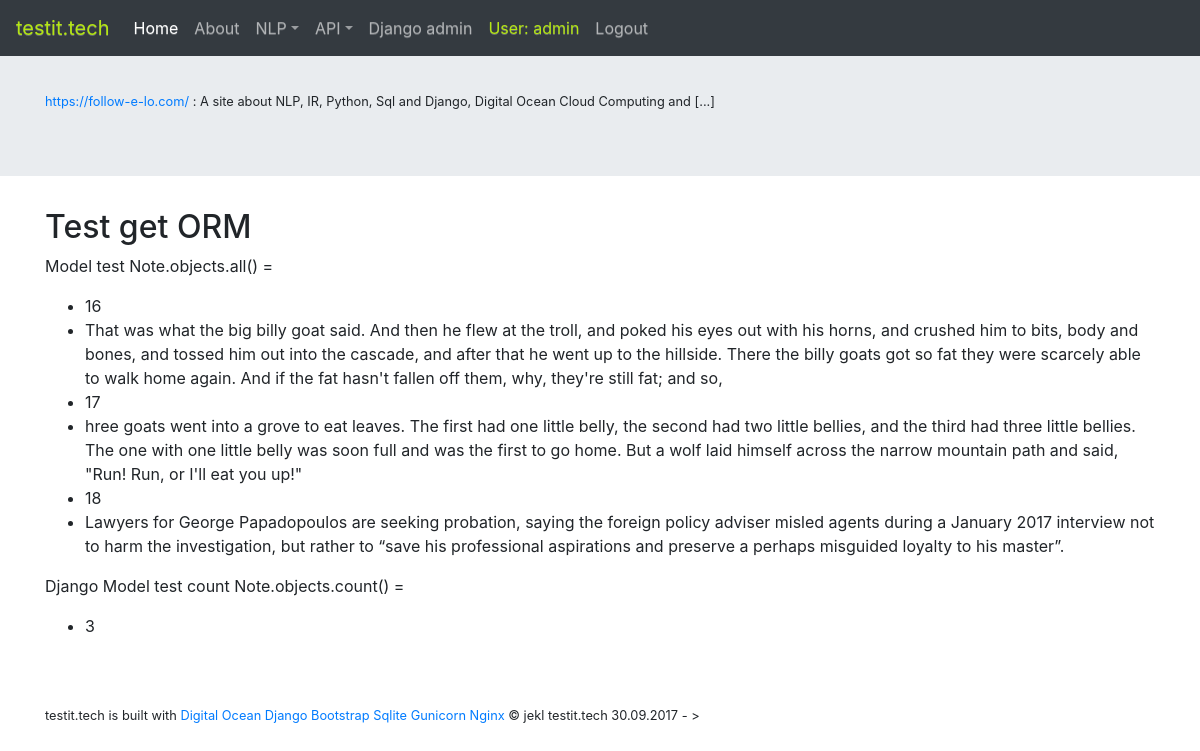
Before: /test_model (signed in) with the older database file.
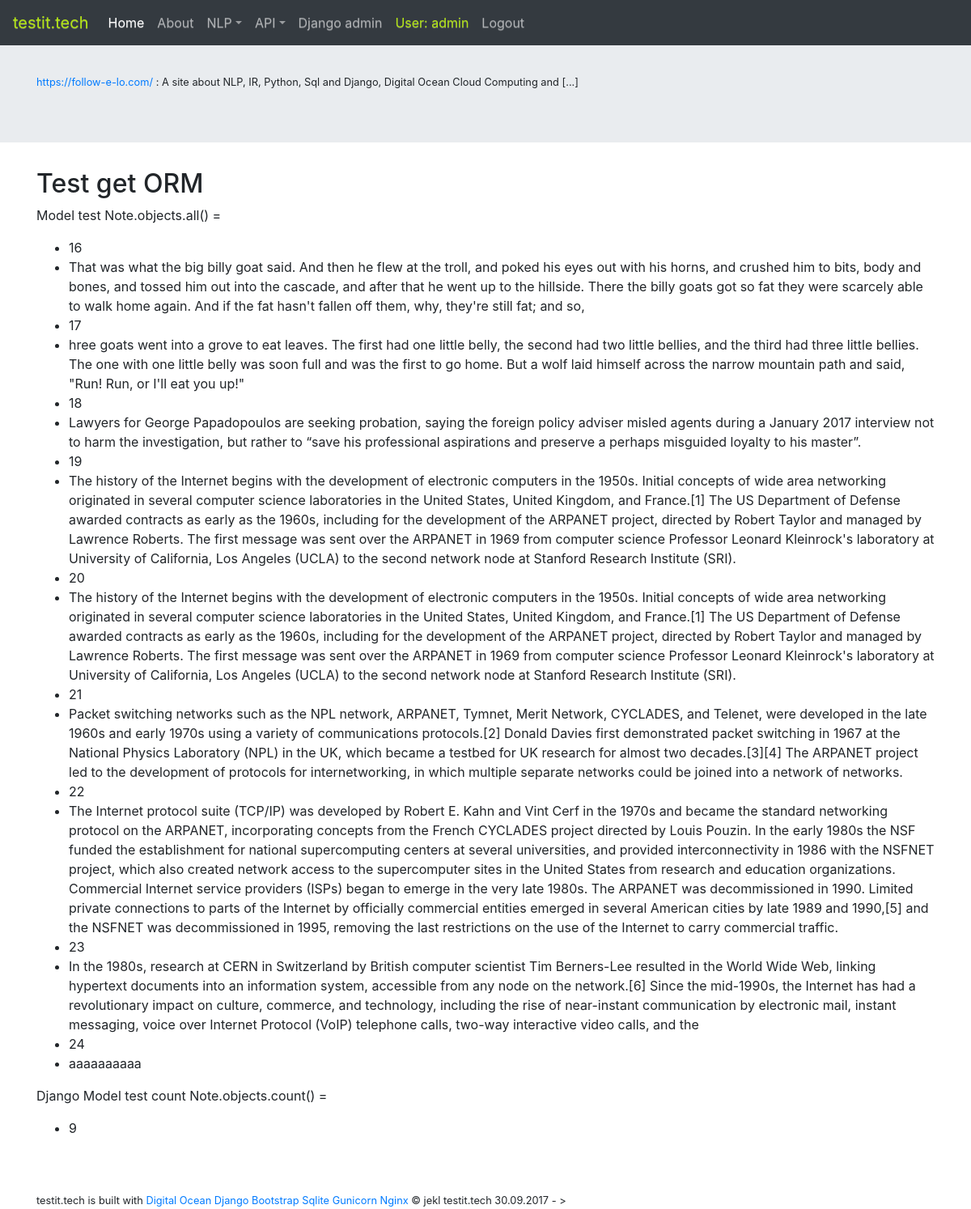
After: the same page with the newer database file.
### elo/models.py (models this page shows)
class Note(models.Model):
    title = models.CharField(max_length = 100,unique=True,  default="")
    raw_text = models.CharField(max_length = 10000)
    sentences = models.BigIntegerField(default=0)
    words = models.BigIntegerField(default=0)
    hook = models.CharField(max_length=20, default="")
    def __str__(self):
        return self.raw_text

### elo/views/gui_views.py (the view)
# urls.py: path("test_model", gui_views.test_model, name="test_model"),
@login_required
def test_model(request):
    rv = "E-loweb, django admin testit.tech/admin. "
    data = Note.objects.all()
    amount = Note.objects.count()
    context = {"data": data, "amount": amount}
    rv += format(context)
    return render(request, "elo/qa_db/test_model.html", context)

### elo/templates/elo/qa_db/test_model.html
{% extends "elo/base.html" %} {% block title %}Test get ORM {% endblock %} {% block content %} {% load bootstrap %}
<h2>Test get ORM</h2>
    <p>Model test Note.objects.all() = </p>
    {% if data %}
    <ul>
        {% for d in data %}
        <li>{{ d.id }}</li>
        <li>{{ d.raw_text }}</li>
        {% endfor %}
    </ul>
    {% else %}
    <p>No raw_text</p>
    {% endif %}
    <p>Django Model test count Note.objects.count() =</p>
<ul>
<li>{{ amount }}</li>
</ul>
{% endblock %}

Changed rows visible on the page:
added Note: id "19", raw_text "The history of the Internet begins with the development of electronic computers in the 1950s. Initial concepts of wide area networking originated in several computer science laboratories in the United States, United Kingdom, and France.[1] The US Department of Defense awarded contracts as early as the 1960s, including for the development of the ARPANET project, directed by Robert Taylor and managed by Lawrence Roberts. The first message was sent over the ARPANET in 1969 from computer science Professor Leonard Kleinrock's laboratory at University of California, Los Angeles (UCLA) to the second network node at Stanford Research Institute (SRI)."
added Note: id "20", raw_text "The history of the Internet begins with the development of electronic computers in the 1950s. Initial concepts of wide area networking originated in several computer science laboratories in the United States, United Kingdom, and France.[1] The US Department of Defense awarded contracts as early as the 1960s, including for the development of the ARPANET project, directed by Robert Taylor and managed by Lawrence Roberts. The first message was sent over the ARPANET in 1969 from computer science Professor Leonard Kleinrock's laboratory at University of California, Los Angeles (UCLA) to the second network node at Stanford Research Institute (SRI)."
added Note: id "21", raw_text "Packet switching networks such as the NPL network, ARPANET, Tymnet, Merit Network, CYCLADES, and Telenet, were developed in the late 1960s and early 1970s using a variety of communications protocols.[2] Donald Davies first demonstrated packet switching in 1967 at the National Physics Laboratory (NPL) in the UK, which became a testbed for UK research for almost two decades.[3][4] The ARPANET project led to the development of protocols for internetworking, in which multiple separate networks could be joined into a network of networks."
added Note: id "22", raw_text "The Internet protocol suite (TCP/IP) was developed by Robert E. Kahn and Vint Cerf in the 1970s and became the standard networking protocol on the ARPANET, incorporating concepts from the French CYCLADES project directed by Louis Pouzin. In the early 1980s the NSF funded the establishment for national supercomputing centers at several universities, and provided interconnectivity in 1986 with the NSFNET project, which also created network access to the supercomputer sites in the United States from research and education organizations. Commercial Internet service providers (ISPs) began to emerge in the very late 1980s. The ARPANET was decommissioned in 1990. Limited private connections to…"
added Note: id "23", raw_text "In the 1980s, research at CERN in Switzerland by British computer scientist Tim Berners-Lee resulted in the World Wide Web, linking hypertext documents into an information system, accessible from any node on the network.[6] Since the mid-1990s, the Internet has had a revolutionary impact on culture, commerce, and technology, including the rise of near-instant communication by electronic mail, instant messaging, voice over Internet Protocol (VoIP) telephone calls, two-way interactive video calls, and the"
added Note: id "24", raw_text "aaaaaaaaaa"
Other visible differences:
{{ amount }}: "3" → "9"
